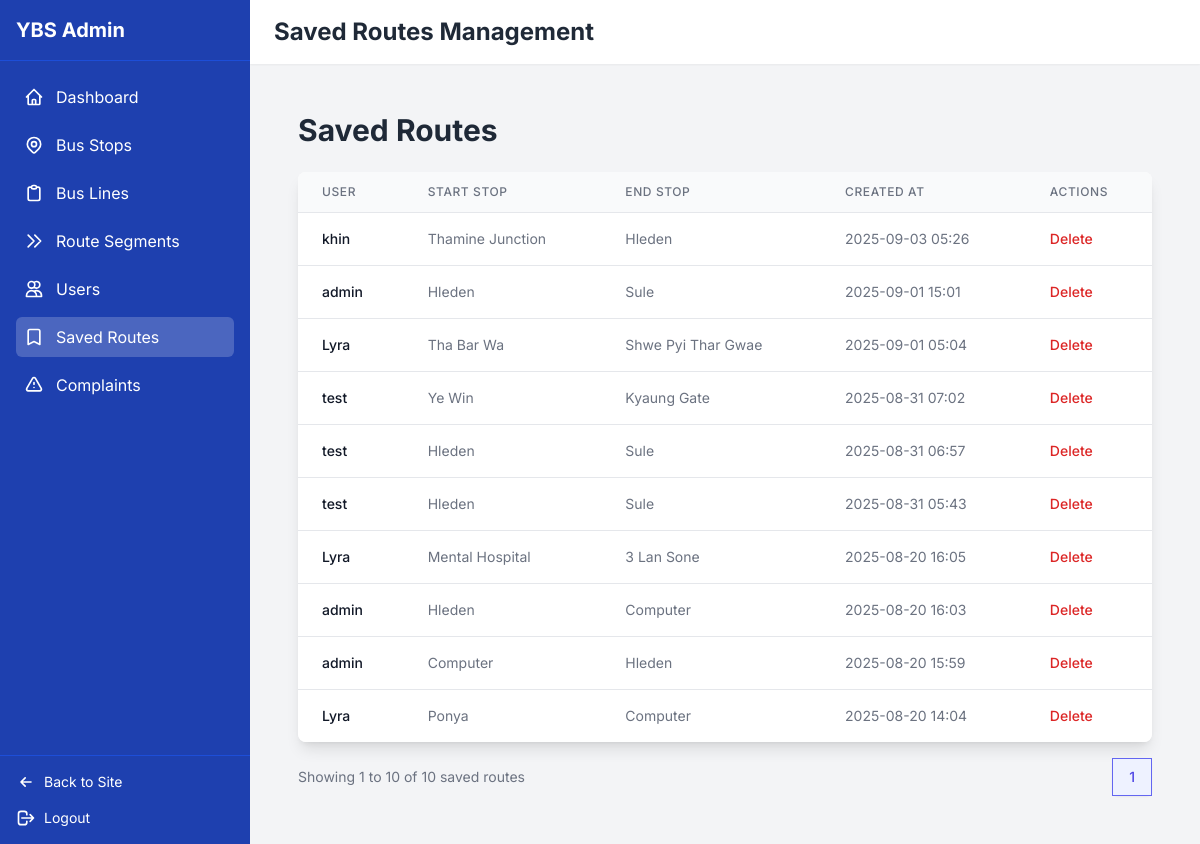
The page /admin-dashboard/saved-routes/ (signed in) on the database as committed earlier.
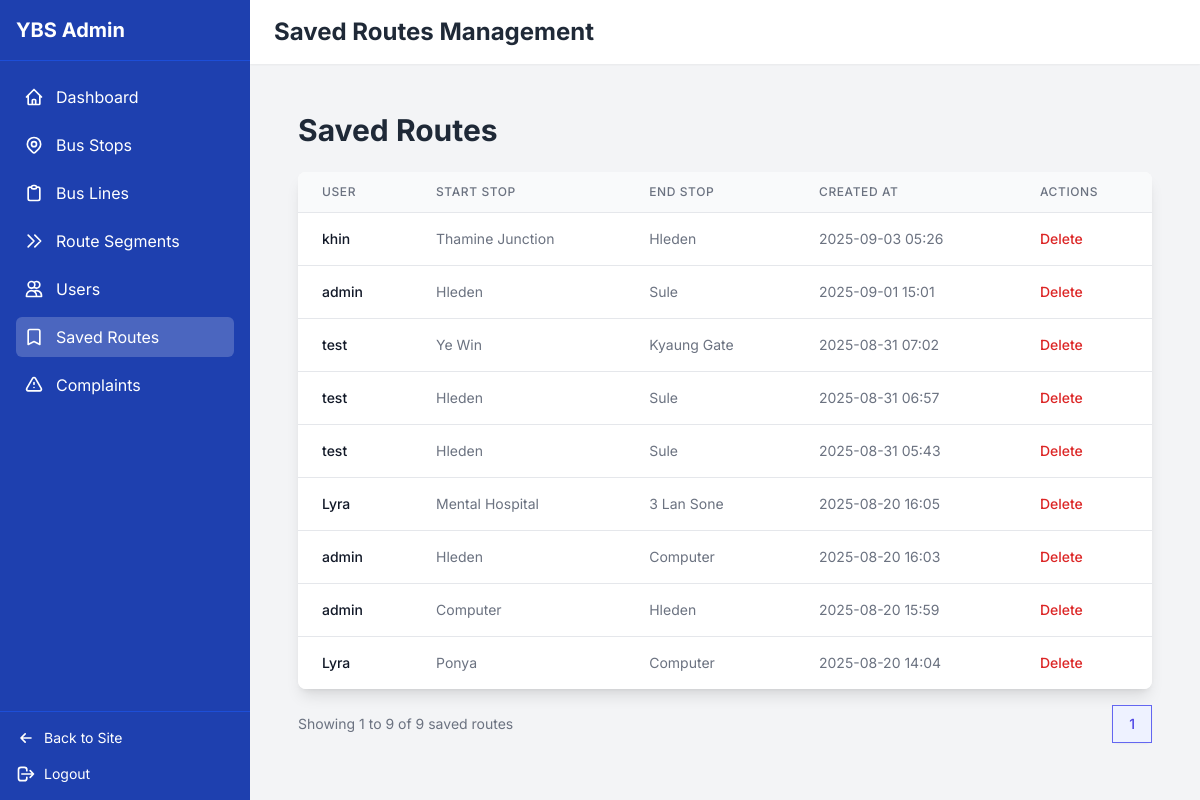
The same page on the database as committed later.
### bus_routes/models.py (models this page shows, shortened)
class SavedRoute(models.Model):
    user = models.ForeignKey(User, on_delete=models.CASCADE, related_name='saved_routes')
    start_stop = models.ForeignKey(BusStop, on_delete=models.CASCADE, related_name='routes_as_start')
    end_stop = models.ForeignKey(BusStop, on_delete=models.CASCADE, related_name='routes_as_end')
    name = models.CharField(max_length=100, blank=True, null=True)
    created_at = models.DateTimeField(auto_now_add=True)
    class Meta:
        verbose_name = "Saved Route"
        verbose_name_plural = "Saved Routes"
        ordering = ['-created_at']

class BusStop(models.Model):
    name_mm = models.CharField(max_length=255, verbose_name="Stop Name (Myanmar)")
    name_en = models.CharField(max_length=255, verbose_name="Stop Name (English)")
    road_name_mm = models.CharField(max_length=255, blank=True, null=True, verbose_name="Road Name (Myanmar)")
    road_name_en = models.CharField(max_length=255, blank=True, null=True, verbose_name="Road Name (English)")
    latitude = models.DecimalField(max_digits=9, decimal_places=6, null=True, blank=True, verbose_name="Latitude")
    longitude = models.DecimalField(max_digits=9, decimal_places=6, null=True, blank=True, verbose_name="Longitude")
    class Meta:
        verbose_name = "Bus Stop"
        verbose_name_plural = "Bus Stops"
        unique_together = (('name_mm', 'road_name_mm'), ('name_en', 'road_name_en'))

### bus_routes/views.py (the view)
# urls.py: path('admin-dashboard/saved-routes/', views.admin_saved_routes, name='admin_saved_routes'),
@user_passes_test(is_admin)
def admin_saved_routes(request):
    saved_routes_list = SavedRoute.objects.all().order_by('-created_at')
    paginator = Paginator(saved_routes_list, 20)
    page_number = request.GET.get('page')
    page_obj = paginator.get_page(page_number)
    return render(request, 'admin_saved_routes.html', {
        'active_tab': 'saved_routes',
        'saved_routes': page_obj
    })

### bus_routes/views.py (called while the page is built)
def is_admin(user):
    return user.is_authenticated and user.is_staff

### templates/admin_saved_routes.html (shortened to what this page needs)
{% extends 'admin_dashboard.html' %}
{% block header_title %}Saved Routes Management{% endblock %}
{% block content %}
    <div class="p-6">
        <h1 class="text-3xl font-bold text-gray-800 mb-6">Saved Routes</h1>
        {% if saved_routes %}
            <div class="bg-white shadow-lg rounded-lg overflow-hidden">
                <table class="min-w-full divide-y divide-gray-200">
                    <thead class="bg-gray-50">
                        <tr>
                            <th class="px-6 py-3 text-left text-xs font-medium text-gray-500 uppercase tracking-wider">User</th>
                            <th class="px-6 py-3 text-left text-xs font-medium text-gray-500 uppercase tracking-wider">Start Stop</th>
                            <th class="px-6 py-3 text-left text-xs font-medium text-gray-500 uppercase tracking-wider">End Stop</th>
                            <th class="px-6 py-3 text-left text-xs font-medium text-gray-500 uppercase tracking-wider">Created At</th>
                            <th class="px-6 py-3 text-left text-xs font-medium text-gray-500 uppercase tracking-wider">Actions</th>
                        </tr>
                    </thead>
                    <tbody class="bg-white divide-y divide-gray-200">
                        {% for route in saved_routes %}
                            <tr>
                                <td class="px-6 py-4 whitespace-nowrap text-sm font-medium text-gray-900">{{ route.user.username }}</td>
                                <td class="px-6 py-4 whitespace-nowrap text-sm text-gray-500">{{ route.start_stop.name_en }}</td>
                                <td class="px-6 py-4 whitespace-nowrap text-sm text-gray-500">{{ route.end_stop.name_en }}</td>
                                <td class="px-6 py-4 whitespace-nowrap text-sm text-gray-500">{{ route.created_at|date:"Y-m-d H:i" }}</td>
                                <td class="px-6 py-4 whitespace-nowrap text-sm font-medium">
                                    <a href="{% url 'admin_saved_route_delete' route.id %}" class="text-red-600 hover:text-red-900" onclick="return confirm('Are you sure you want to delete this saved route?')">Delete</a>
                                </td>
                            </tr>
                        {% endfor %}
                    </tbody>
                </table>
            </div>
            <div class="mt-4 flex justify-between items-center">
                <span class="text-gray-500 text-sm">
                    Showing {{ saved_routes.start_index }} to {{ saved_routes.end_index }} of {{ saved_routes.paginator.count }} saved routes
                </span>
                <nav class="relative z-0 inline-flex rounded-md shadow-sm -space-x-px" aria-label="Pagination">
                    {% for i in saved_routes.paginator.page_range %}
                        {% if saved_routes.number == i %}
                            <a href="#" aria-current="page" class="z-10 bg-indigo-50 border-indigo-500 text-indigo-600 relative inline-flex items-center px-4 py-2 border text-sm font-medium">{{ i }}</a>
                        {% else %}
                            <a href="?page={{ i }}" class="bg-white border-gray-300 text-gray-500 hover:bg-gray-50 relative inline-flex items-center px-4 py-2 border text-sm font-medium">{{ i }}</a>
                        {% endif %}
                    {% endfor %}
                </nav>
            </div>
        {% else %}
            <p class="text-gray-500">No saved routes found.</p>
        {% endif %}
    </div>
{% endblock %}

### templates/admin_dashboard.html (shortened to what this page needs)
<!DOCTYPE html>
<html lang="en">
<head>
    {% load static %}
    <script src="https://cdn.tailwindcss.com"></script>
</head>
<body>
    <div class="flex h-screen overflow-hidden">
        <div class="sidebar bg-blue-800 text-white flex flex-col">
            <div class="p-4 border-b border-blue-700">
                <h1 class="text-xl font-bold">YBS Admin</h1>
            </div>
            <nav class="flex-1 overflow-y-auto p-4">
                <ul class="space-y-2">
                    <li>
                        <a href="{% url 'admin_dashboard' %}" class="nav-item flex items-center p-2 {% if active_tab == 'dashboard' %}active{% endif %}">
                            Dashboard
                        </a>
                    </li>
                    <li>
                        <a href="{% url 'admin_bus_stops' %}" class="nav-item flex items-center p-2 {% if active_tab == 'bus_stops' %}active{% endif %}">
                            Bus Stops
                        </a>
                    </li>
                    <li>
                        <a href="{% url 'admin_bus_lines' %}" class="nav-item flex items-center p-2 {% if active_tab == 'bus_lines' %}active{% endif %}">
                            Bus Lines
                        </a>
                    </li>
                    <li>
                        <a href="{% url 'admin_route_segments' %}" class="nav-item flex items-center p-2 {% if active_tab == 'route_segments' %}active{% endif %}">
                            <svg xmlns="http://www.w3.org/2000/svg" class="h-5 w-5 mr-3" fill="none" viewBox="0 0 24 24" stroke="currentColor">
                                <path stroke-linecap="round" stroke-linejoin="round" stroke-width="2" d="M13 5l7 7-7 7M5 5l7 7-7 7" />
                            </svg>
                            Route Segments
                        </a>
                    </li>
                    <li>
                        <a href="{% url 'admin_users' %}" class="nav-item flex items-center p-2 {% if active_tab == 'users' %}active{% endif %}">
                            <svg xmlns="http://www.w3.org/2000/svg" class="h-5 w-5 mr-3" fill="none" viewBox="0 0 24 24" stroke="currentColor">
                                <path stroke-linecap="round" stroke-linejoin="round" stroke-width="2" d="M12 4.354a4 4 0 110 5.292M15 21H3v-1a6 6 0 0112 0v1zm0 0h6v-1a6 6 0 00-9-5.197M13 7a4 4 0 11-8 0 4 4 0 018 0z" />
                            </svg>
                            Users
                        </a>
                    </li>
                    <li>
                        <a href="{% url 'admin_saved_routes' %}" class="nav-item flex items-center p-2 {% if active_tab == 'saved_routes' %}active{% endif %}">
                            <svg xmlns="http://www.w3.org/2000/svg" class="h-5 w-5 mr-3" fill="none" viewBox="0 0 24 24" stroke="currentColor">
                                <path stroke-linecap="round" stroke-linejoin="round" stroke-width="2" d="M5 5a2 2 0 012-2h10a2 2 0 012 2v16l-7-3.5L5 21V5z" />
                            </svg>
                            Saved Routes
                        </a>
                    </li>
                    <li>
                        <a href="{% url 'admin_complaints' %}" class="nav-item flex items-center p-2 {% if active_tab == 'complaints' %}active{% endif %}">
                            Complaints
                        </a>
                    </li>
                </ul>
            </nav>
            <div class="p-4 border-t border-blue-700">
                <a href="{% url 'home' %}" class="flex items-center text-sm">
                    <svg xmlns="http://www.w3.org/2000/svg" class="h-5 w-5 mr-2" fill="none" viewBox="0 0 24 24" stroke="currentColor">
                        <path stroke-linecap="round" stroke-linejoin="round" stroke-width="2" d="M11 17l-5-5m0 0l5-5m-5 5h12" />
                    </svg>
                    Back to Site
                </a>
                <a href="{% url 'logout' %}" class="flex items-center text-sm mt-4">
                    <svg xmlns="http://www.w3.org/2000/svg" class="h-5 w-5 mr-2" fill="none" viewBox="0 0 24 24" stroke="currentColor">
                        <path stroke-linecap="round" stroke-linejoin="round" stroke-width="2" d="M17 16l4-4m0 0l-4-4m4 4H7m6 4v1a3 3 0 01-3 3H6a3 3 0 01-3-3V7a3 3 0 013-3h4a3 3 0 013 3v1" />
                    </svg>
                    Logout
                </a>
            </div>
        </div>
        <div class="content flex-1 overflow-y-auto">
            <header class="bg-white shadow-sm">
                <div class="px-6 py-4">
                    <h1 class="text-2xl font-bold text-gray-800">{% block header_title %}Admin Dashboard{% endblock %}</h1>
                </div>
            </header>
            <main class="p-6">
                {% block content %}{% endblock %}
            </main>
        </div>
    </div>
</body>
</html>

### templates/admin_dashboard.html (style rules this page uses)
body { font-family: 'Inter', sans-serif; background-color: #f3f4f6; }
.sidebar { width: 250px; transition: all 0.3s; }
.content { transition: all 0.3s; }
.nav-item { transition: all 0.2s; border-radius: 0.375rem; }
.nav-item.active { background-color: rgba(255, 255, 255, 0.2); }

Rows that differ between the two databases and show on the page:
removed SavedRoute: user.username "Lyra", start_stop.name_en "Tha Bar Wa", end_stop.name_en "Shwe Pyi Thar Gwae", created_at "2025-09-01 05:04"
Other text that changed with them:
{{ saved_routes.end_index }}: "10" → "9"
{{ saved_routes.paginator.count }}: "10" → "9"
